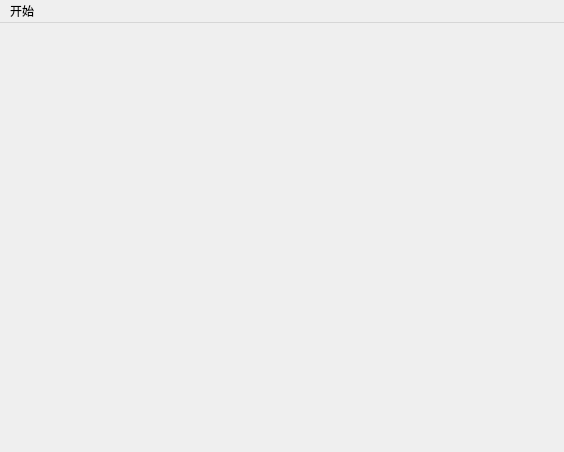
<?xml version="1.0" encoding="UTF-8"?>
<ui version="4.0">
 <class>MainScene</class>
 <widget class="QMainWindow" name="MainScene">
  <property name="geometry">
   <rect>
    <x>0</x>
    <y>0</y>
    <width>564</width>
    <height>452</height>
   </rect>
  </property>
  <property name="windowTitle">
   <string>MainScene</string>
  </property>
  <property name="windowIcon">
   <iconset resource="../Qt_tuixiangzi/IMG.qrc">
    <normaloff>:/Ele/MapImg/player-t.png</normaloff>:/Ele/MapImg/player-t.png</iconset>
  </property>
  <widget class="QWidget" name="centralwidget"/>
  <widget class="QMenuBar" name="menuBar">
   <property name="geometry">
    <rect>
     <x>0</x>
     <y>0</y>
     <width>564</width>
     <height>34</height>
    </rect>
   </property>
   <widget class="QMenu" name="menu">
    <property name="title">
     <string>开始</string>
    </property>
    <addaction name="actionquit"/>
   </widget>
   <addaction name="menu"/>
  </widget>
  <action name="actionquit">
   <property name="text">
    <string>退出</string>
   </property>
  </action>
 </widget>
 <resources/>
 <connections/>
</ui>
